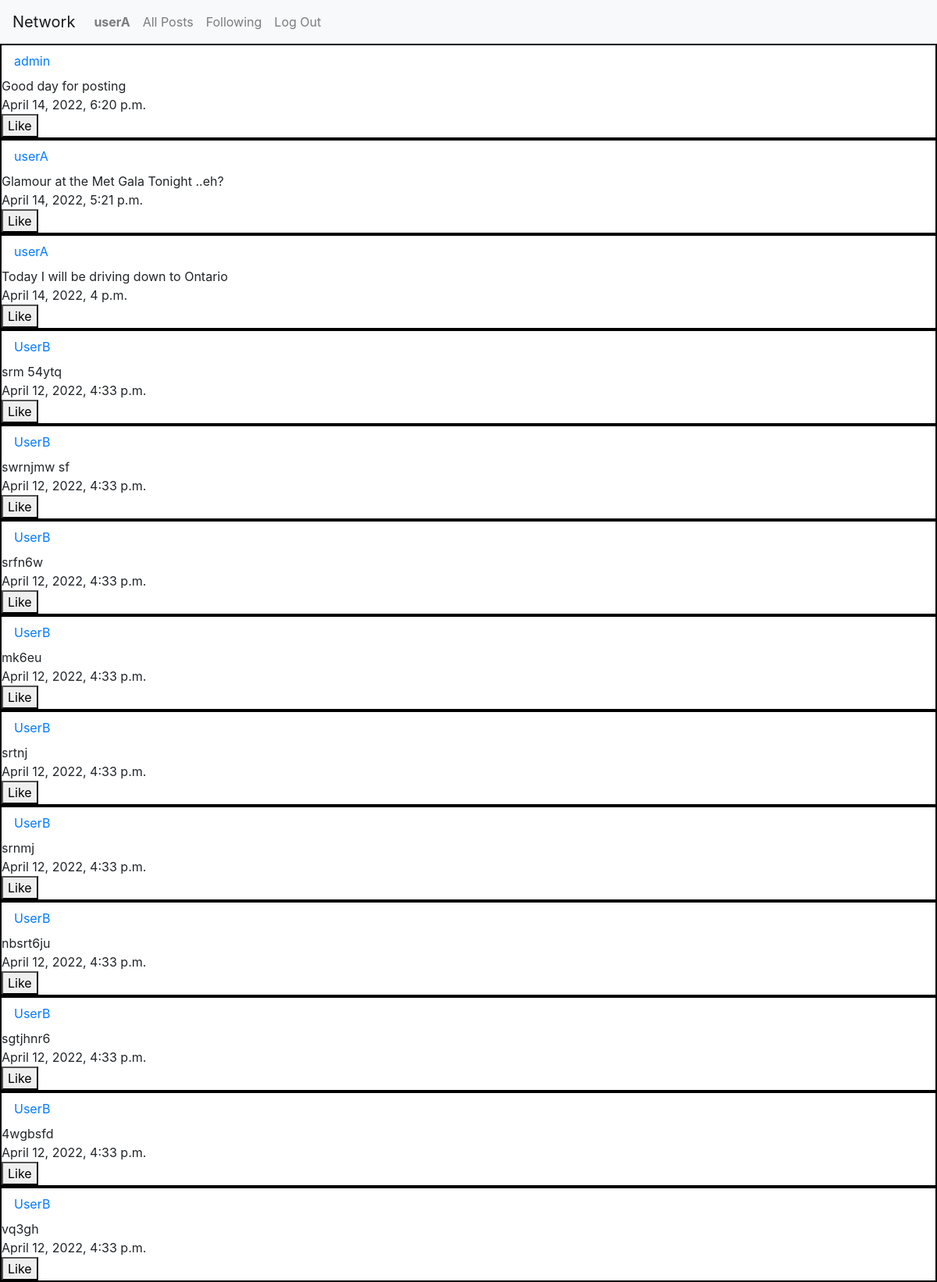
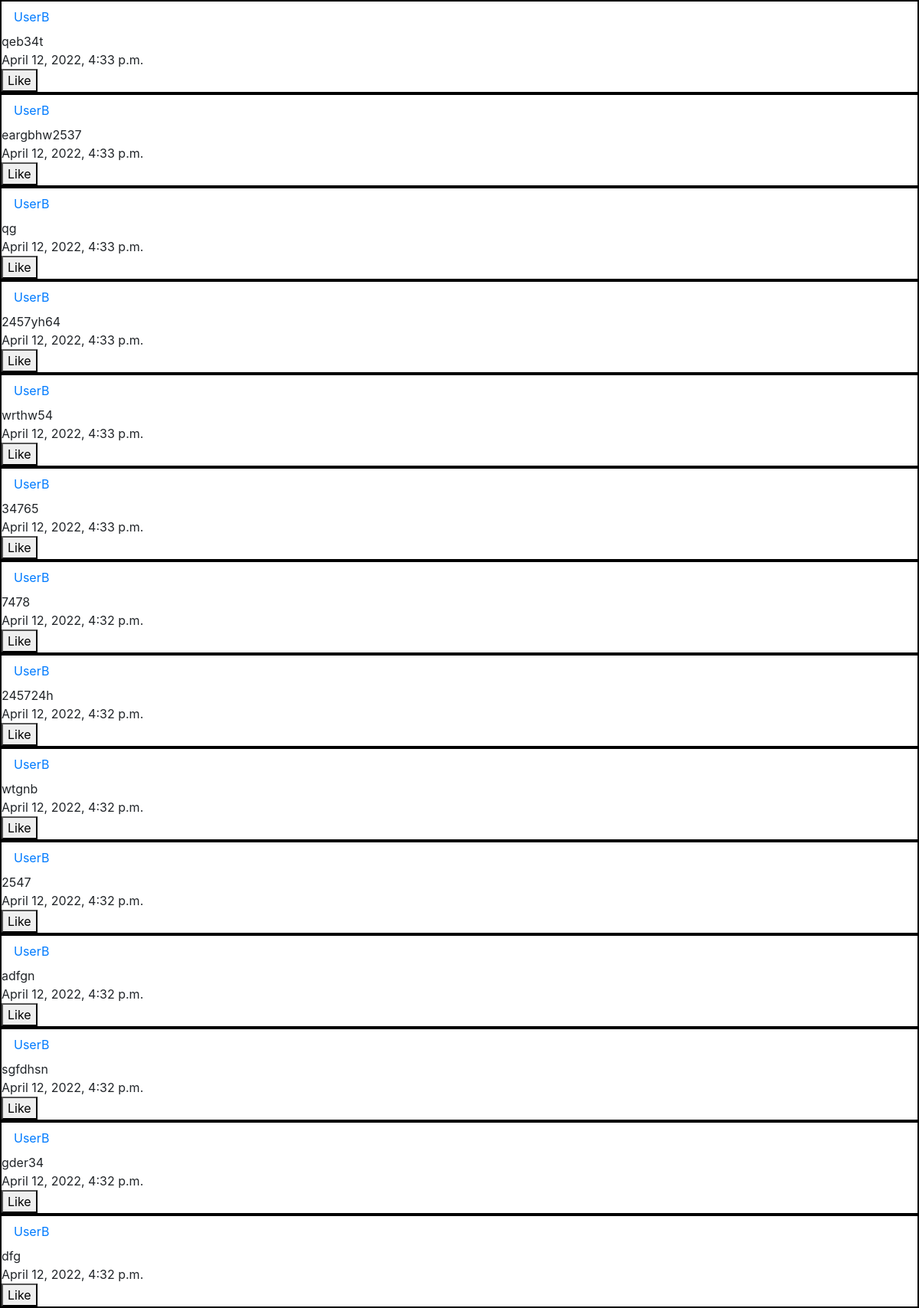
The page /all_posts (signed in, upper part) on the database its author committed (2 pictures, top to bottom).
### network/models.py (models this page shows, shortened)
class User(AbstractUser):
    pass

class Post(models.Model):
    user = models.ForeignKey("User", on_delete=models.CASCADE)
    body = models.TextField(blank=True)
    date = models.DateTimeField(auto_now_add=True)

### network/views.py (the view)
# urls.py: path("all_posts", views.all_posts, name="all-posts"),
def all_posts(request):
    all_posts = Post.objects.all().order_by("-date")
    return render(request, "network/all_posts.html", {"all_posts": all_posts, "current_user": request.user} )

### network/templates/network/all_posts.html (shortened to what this page needs)
{% extends "network/layout.html" %}
{% load static %}
{% block body %}
    {% for post in all_posts%}
    <div style ="border: solid black 2px;">
    <div><a class="nav-link" href="{% url 'profile' post.user %}">{{post.user}}</a></div>
    <div>{{post.body}}</div>
    <div>{{post.date}}</div>
    <button class="like-button" data-id="{{post.id}}" id="button-{{post.id}}" type="button">Like</button>
    <br>
    </div>
    {% endfor %}
{% endblock %}

### network/templates/network/layout.html (shortened to what this page needs)
{% load static %}
<!DOCTYPE html>
<html lang="en">
    <head>
        <link rel="stylesheet" href="https://stackpath.bootstrapcdn.com/bootstrap/4.4.1/css/bootstrap.min.css">
        <link href="{% static 'network/styles.css' %}" rel="stylesheet">
    </head>
    <body>
        <nav class="navbar navbar-expand-lg navbar-light bg-light">
            <a class="navbar-brand" href="{% url 'index' %}">Network</a>
            <div>
              <ul class="navbar-nav mr-auto">
                {% if user.is_authenticated %}
                    <li class="nav-item">
                        <a class="nav-link" href="{% url 'profile' current_user.username %}"><strong>{{ current_user.username }}</strong></a>
                    </li>
                {% endif %}
                <li class="nav-item">
                  <a class="nav-link" href="{% url 'all-posts' %}">All Posts</a>
                </li>
                {% if user.is_authenticated %}
                    <li class="nav-item">
                        <a class="nav-link" href="{% url 'following'%}">Following</a>
                    </li>
                    <li class="nav-item">
                        <a class="nav-link" href="{% url 'logout' %}">Log Out</a>
                    </li>
                {% endif %}
              </ul>
            </div>
          </nav>
        <div class="body">
            {% block body %}
            {% endblock %}
        </div>
    </body>
</html>

### rows shown on the page
User: username "userA"
Post: user "admin", body "Good day for posting", date "April 14, 2022, 6:20 p.m."
Post: user "userA", body "Glamour at the Met Gala Tonight ..eh?", date "April 14, 2022, 5:21 p.m."
Post: user "userA", body "Today I will be driving down to Ontario", date "April 14, 2022, 4 p.m."
Post: user "UserB", body "srm 54ytq", date "April 12, 2022, 4:33 p.m."
Post: user "UserB", body "swrnjmw sf", date "April 12, 2022, 4:33 p.m."
Post: user "UserB", body "srfn6w", date "April 12, 2022, 4:33 p.m."
Post: user "UserB", body "mk6eu", date "April 12, 2022, 4:33 p.m."
Post: user "UserB", body "srtnj", date "April 12, 2022, 4:33 p.m."
Post: user "UserB", body "srnmj", date "April 12, 2022, 4:33 p.m."
Post: user "UserB", body "nbsrt6ju", date "April 12, 2022, 4:33 p.m."
Post: user "UserB", body "sgtjhnr6", date "April 12, 2022, 4:33 p.m."
Post: user "UserB", body "4wgbsfd", date "April 12, 2022, 4:33 p.m."
Post: user "UserB", body "vq3gh", date "April 12, 2022, 4:33 p.m."
Post: user "UserB", body "qeb34t", date "April 12, 2022, 4:33 p.m."
Post: user "UserB", body "eargbhw2537", date "April 12, 2022, 4:33 p.m."
Post: user "UserB", body "qg", date "April 12, 2022, 4:33 p.m."
Post: user "UserB", body "2457yh64", date "April 12, 2022, 4:33 p.m."
Post: user "UserB", body "wrthw54", date "April 12, 2022, 4:33 p.m."
Post: user "UserB", body "34765", date "April 12, 2022, 4:33 p.m."
Post: user "UserB", body "7478", date "April 12, 2022, 4:32 p.m."
Post: user "UserB", body "245724h", date "April 12, 2022, 4:32 p.m."
Post: user "UserB", body "wtgnb", date "April 12, 2022, 4:32 p.m."
Post: user "UserB", body "2547", date "April 12, 2022, 4:32 p.m."
Post: user "UserB", body "adfgn", date "April 12, 2022, 4:32 p.m."
Post: user "UserB", body "sgfdhsn", date "April 12, 2022, 4:32 p.m."
Post: user "UserB", body "gder34", date "April 12, 2022, 4:32 p.m."
Post: user "UserB", body "dfg", date "April 12, 2022, 4:32 p.m."
